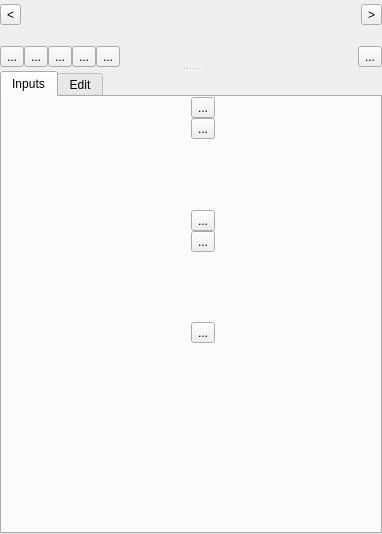
<?xml version="1.0" encoding="UTF-8"?>
<ui version="4.0">
 <class>sessionManager</class>
 <widget class="QWidget" name="sessionManager">
  <property name="geometry">
   <rect>
    <x>0</x>
    <y>0</y>
    <width>382</width>
    <height>534</height>
   </rect>
  </property>
  <property name="windowTitle">
   <string>Form</string>
  </property>
  <layout class="QVBoxLayout" name="verticalLayout_5">
   <property name="margin">
    <number>0</number>
   </property>
   <item>
    <widget class="QSplitter" name="splitter">
     <property name="orientation">
      <enum>Qt::Vertical</enum>
     </property>
     <widget class="QWidget" name="sessionTreeWidget" >
      <layout class="QVBoxLayout" name="verticalLayout">
       <property name="spacing">
        <number>0</number>
       </property>
       <property name="margin">
        <number>0</number>
       </property>
       <item>
        <widget class="QWidget" name="navPanel" >
         <layout class="QHBoxLayout" name="horizontalLayout_5">
          <property name="spacing">
           <number>0</number>
          </property>
          <property name="leftMargin">
           <number>0</number>
          </property>
          <property name="topMargin">
           <number>4</number>
          </property>
          <property name="rightMargin">
           <number>0</number>
          </property>
          <property name="bottomMargin">
           <number>2</number>
          </property>
          <item>
           <widget class="QToolButton" name="prevViewButton">
            <property name="text">
             <string>&lt;</string>
            </property>
            <property name="arrowType">
             <enum>Qt::NoArrow</enum>
            </property>
            <property name="tbstyle" stdset="0">
             <string notr="true">solo</string>
            </property>
           </widget>
          </item>
          <item>
           <widget class="QLabel" name="viewLabel">
            <property name="text">
             <string/>
            </property>
            <property name="scaledContents">
             <bool>true</bool>
            </property>
            <property name="alignment">
             <set>Qt::AlignCenter</set>
            </property>
            <property name="wordWrap">
             <bool>true</bool>
            </property>
           </widget>
          </item>
          <item>
           <widget class="QToolButton" name="nextViewButton">
            <property name="text">
             <string>&gt;</string>
            </property>
            <property name="arrowType">
             <enum>Qt::NoArrow</enum>
            </property>
            <property name="tbstyle" stdset="0">
             <string notr="true">solo</string>
            </property>
           </widget>
          </item>
         </layout>
        </widget>
       </item>
       <item>
        <widget class="QWidget" name="treeView" >
         <property name="minimumSize">
          <size>
           <width>0</width>
           <height>0</height>
          </size>
         </property>
        </widget>
       </item>
       <item>
        <widget class="QWidget" name="buttonBar" >
         <layout class="QHBoxLayout" name="horizontalLayout">
          <property name="spacing">
           <number>0</number>
          </property>
          <property name="margin">
           <number>0</number>
          </property>
          <item>
           <widget class="QToolButton" name="addButton">
            <property name="text">
             <string>...</string>
            </property>
            <property name="tbstyle" stdset="0">
             <string notr="true">left_menu</string>
            </property>
           </widget>
          </item>
          <item>
           <widget class="QToolButton" name="folderButton">
            <property name="text">
             <string>...</string>
            </property>
            <property name="tbstyle" stdset="0">
             <string notr="true">interior_menu</string>
            </property>
           </widget>
          </item>
          <item>
           <widget class="QToolButton" name="deleteButton">
            <property name="text">
             <string>...</string>
            </property>
            <property name="tbstyle" stdset="0">
             <string notr="true">interior</string>
            </property>
           </widget>
          </item>
          <item>
           <widget class="QToolButton" name="renameButton">
            <property name="text">
             <string>...</string>
            </property>
            <property name="tbstyle" stdset="0">
             <string notr="true">interior</string>
            </property>
           </widget>
          </item>
          <item>
           <widget class="QToolButton" name="selectCurrentButton">
            <property name="text">
             <string>...</string>
            </property>
            <property name="tbstyle" stdset="0">
             <string notr="true">right</string>
            </property>
           </widget>
          </item>
          <item>
           <spacer name="horizontalSpacer">
            <property name="orientation">
             <enum>Qt::Horizontal</enum>
            </property>
            <property name="sizeHint" stdset="0">
             <size>
              <width>40</width>
              <height>20</height>
             </size>
            </property>
           </spacer>
          </item>
          <item>
           <spacer name="horizontalSpacer_2">
            <property name="orientation">
             <enum>Qt::Horizontal</enum>
            </property>
            <property name="sizeHint" stdset="0">
             <size>
              <width>45</width>
              <height>20</height>
             </size>
            </property>
           </spacer>
          </item>
          <item>
           <widget class="QToolButton" name="configButton">
            <property name="text">
             <string>...</string>
            </property>
            <property name="popupMode">
             <enum>QToolButton::DelayedPopup</enum>
            </property>
            <property name="tbstyle" stdset="0">
             <string notr="true">solo_menu</string>
            </property>
           </widget>
          </item>
         </layout>
        </widget>
       </item>
      </layout>
     </widget>
     <widget class="QWidget" name="lowerPanel" >
      <layout class="QVBoxLayout" name="verticalLayout_3">
       <property name="spacing">
        <number>0</number>
       </property>
       <property name="margin">
        <number>0</number>
       </property>
       <item>
        <widget class="QTabWidget" name="tabWidget">
         <property name="tabPosition">
          <enum>QTabWidget::North</enum>
         </property>
         <property name="tabShape">
          <enum>QTabWidget::Rounded</enum>
         </property>
         <property name="currentIndex">
          <number>0</number>
         </property>
         <widget class="QWidget" name="inputsTab">
          <attribute name="title">
           <string>Inputs</string>
          </attribute>
          <layout class="QHBoxLayout" name="horizontalLayout_2">
           <property name="spacing">
            <number>0</number>
           </property>
           <property name="margin">
            <number>0</number>
           </property>
           <item>
            <widget class="QWidget" name="inputsListView" />
           </item>
           <item>
            <widget class="QWidget" name="widget_2" >
             <layout class="QVBoxLayout" name="verticalLayout_2">
              <property name="spacing">
               <number>0</number>
              </property>
              <property name="margin">
               <number>0</number>
              </property>
              <item>
               <widget class="QToolButton" name="orderUpButton">
                <property name="text">
                 <string>...</string>
                </property>
                <property name="tbstyle" stdset="0">
                 <string notr="true">solo</string>
                </property>
               </widget>
              </item>
              <item>
               <widget class="QToolButton" name="orderDownButton">
                <property name="text">
                 <string>...</string>
                </property>
                <property name="tbstyle" stdset="0">
                 <string notr="true">solo</string>
                </property>
               </widget>
              </item>
              <item>
               <spacer name="verticalSpacer_2">
                <property name="orientation">
                 <enum>Qt::Vertical</enum>
                </property>
                <property name="sizeHint" stdset="0">
                 <size>
                  <width>20</width>
                  <height>5</height>
                 </size>
                </property>
               </spacer>
              </item>
              <item>
               <widget class="QToolButton" name="sortAscButton">
                <property name="text">
                 <string>...</string>
                </property>
               </widget>
              </item>
              <item>
               <widget class="QToolButton" name="sortDescButton">
                <property name="text">
                 <string>...</string>
                </property>
               </widget>
              </item>
              <item>
               <spacer name="verticalSpacer_3">
                <property name="orientation">
                 <enum>Qt::Vertical</enum>
                </property>
                <property name="sizeHint" stdset="0">
                 <size>
                  <width>20</width>
                  <height>5</height>
                 </size>
                </property>
               </spacer>
              </item>              
              <item>
               <widget class="QToolButton" name="inputsDeleteButton">
                <property name="text">
                 <string>...</string>
                </property>
                <property name="tbstyle" stdset="0">
                 <string notr="true">solo</string>
                </property>
               </widget>
              </item>
              <item>
               <spacer name="verticalSpacer">
                <property name="orientation">
                 <enum>Qt::Vertical</enum>
                </property>
                <property name="sizeHint" stdset="0">
                 <size>
                  <width>20</width>
                  <height>189</height>
                 </size>
                </property>
               </spacer>
              </item>
             </layout>
            </widget>
           </item>
          </layout>
         </widget>
         <widget class="QWidget" name="viewUITab">
          <attribute name="title">
           <string>Edit</string>
          </attribute>
          <layout class="QVBoxLayout" name="verticalLayout_4">
           <property name="spacing">
            <number>0</number>
           </property>
           <property name="margin">
            <number>0</number>
           </property>
           <item>
            <widget class="QTreeWidget" name="uiTreeWidget">
             <property name="indentation">
              <number>0</number>
             </property>
             <property name="rootIsDecorated">
              <bool>true</bool>
             </property>
             <property name="animated">
              <bool>false</bool>
             </property>
             <property name="headerHidden">
              <bool>true</bool>
             </property>
             <column>
              <property name="text">
               <string notr="true">1</string>
              </property>
             </column>
            </widget>
           </item>
          </layout>
         </widget>
        </widget>
       </item>
      </layout>
     </widget>
    </widget>
   </item>
  </layout>
 </widget>
 <resources/>
 <connections/>
</ui>
